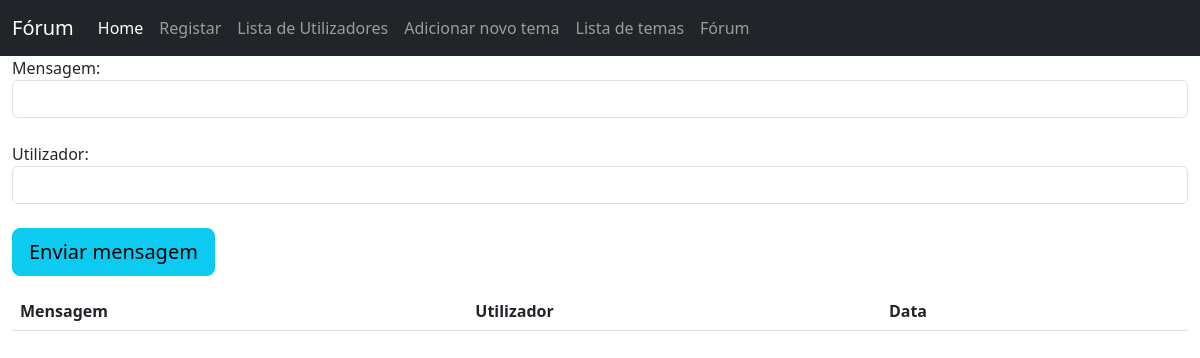
The app's page /forum, older data.
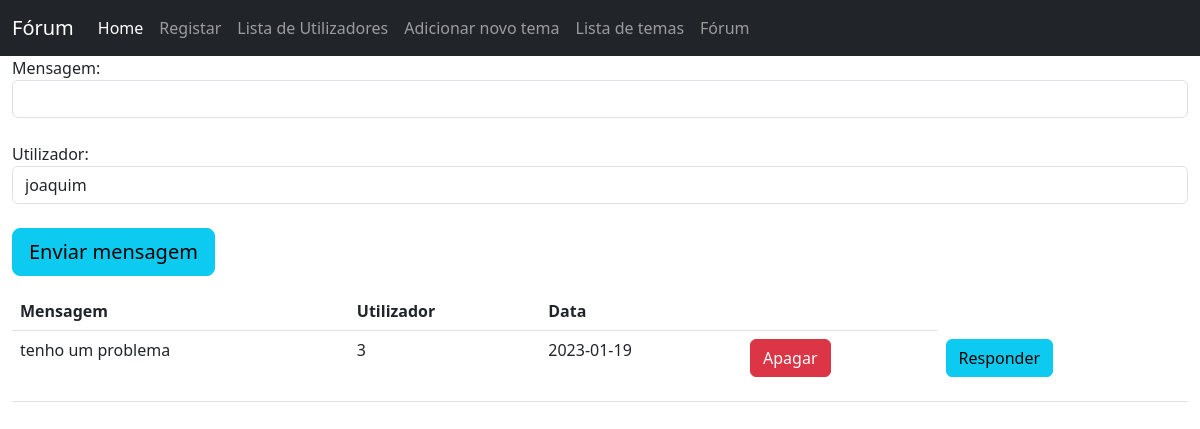
The same page, newer data.
### tables this page shows
CREATE TABLE mensagem(id integer primary key autoincrement, texto text, data_hora_mensagem numeric, id_utilizador integer references utilizador(id), id_mensagem_original integer references mensagem(id));

### app.py (the view)
@app.route('/forum',methods=["GET","POST"])
def forum_index():
    return mensagem.mensagem_listar()

### basedados.py (called while the page is built)
def DevolverSQL(sql,parametros=None):
    connection = sqlite3.connect(BD)
    connection.row_factory = sqlite3.Row  #isto é para devolver os nomes dos campos
    cursor_object = connection.cursor()
    if parametros==None:
        cursor_object.execute(sql)
    else:
        cursor_object.execute(sql,parametros)
    dados = cursor_object.fetchall()
    connection.close()
    return dados

### templates/mensagem/index.html (shortened to what this page needs)
<html lang="en">
<head>
    <link href="https://cdn.jsdelivr.net/npm/bootstrap@5.3.0-alpha1/dist/css/bootstrap.min.css" rel="stylesheet">
</head>
<body>
    <nav class="navbar navbar-expand navbar-dark bg-dark" aria-label="Second navbar example">
        <div class="container-fluid">
          <a class="navbar-brand" href="#">Fórum</a>
          <div class="collapse navbar-collapse" id="navbarsExample02">
            <ul class="navbar-nav me-auto">
              <li class="nav-item">
                <a class="nav-link active" aria-current="page" href="/">Home</a>
              </li>
              <li class="nav-item">
                <a class="nav-link" href="/utilizador/registar">Registar</a>
              </li>
              <li class="nav-item">
                <a class="nav-link" href="/utilizador/listar">Lista de Utilizadores</a>
              </li>
              <li class="nav-item">
                <a class="nav-link" href="/tema/adicionar">Adicionar novo tema</a>
              </li>
              <li class="nav-item">
                <a class="nav-link" href="/tema/listar">Lista de temas</a>
              </li>
              <li class="nav-item">
                <a class="nav-link" href="/forum">Fórum</a>
              </li>
            </ul>
          </div>
        </div>
      </nav>
  <div class="container-fluid">
    <form method="post" action="/forum">
        Mensagem: <input class="form-control" type="text" name="texto"><br>
        Utilizador:
        <select class="form-control" name="utilizador">
            {% for utilizador in utilizadores %}
                <option value="{{ utilizador['id'] }}">{{ utilizador['nome'] }}</option>
            {% endfor %}
        </select>
        <br>
        <input class="btn btn-lg btn-info" type="submit" value="Enviar mensagem">
    </form>
    <table class="table">
        <tr>
            <th>Mensagem</th>
            <th>Utilizador</th>
            <th>Data</th>
            <th></th>
        </tr>
        {% for registo in registos %}
        <tr>
            <td>{{ registo["texto"] }}</td>
            <td>{{ registo["id_utilizador"] }}</td>
            <td>{{ registo["data_hora_mensagem"] }}</td>
            <td>
                <form method="post" action="/mensagem/apagar">
                    <input class="btn btn-danger" type="submit" value="Apagar">
                </form>
            </td>
            <td>
                <form method="post" action="/mensagem/responder">
                    <input class="btn btn-info" type="submit" value="Responder">
                </form>
            </td>
        </tr>
        {% endfor %}
    </table>
  </div>
</body>
</html>

Row changes from the older to the newer data that the page shows:
added mensagem: texto "tenho um problema", id_utilizador "3", data_hora_mensagem "2023-01-19"
Text that changed along with them:
form field utilizador: (not shown) → "joaquim"
